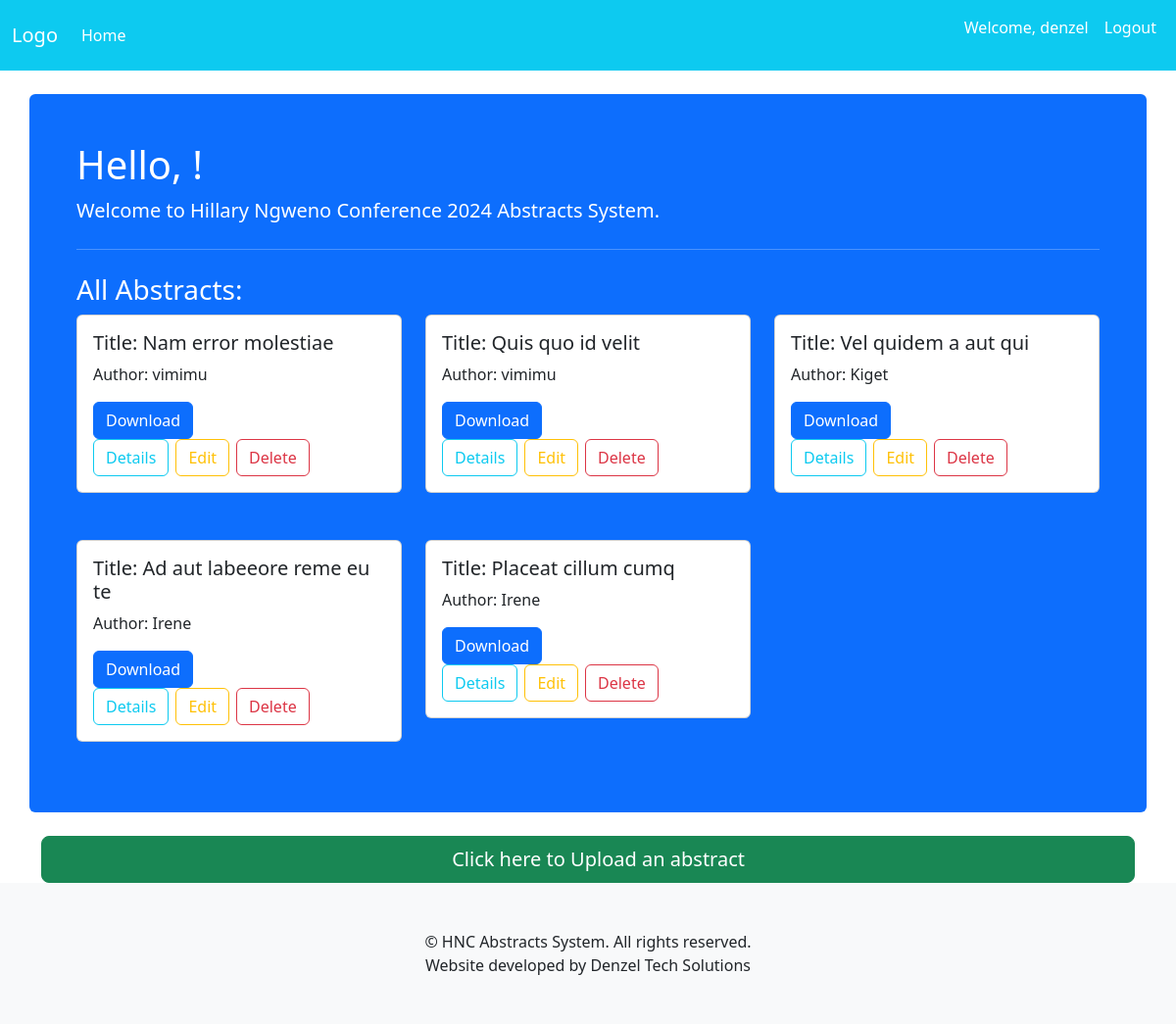
Screenshot of / (signed in) with the database file from the repository.
### accounts/models.py (models this page shows)
class CustomUser(AbstractUser):
    username = models.TextField(max_length=25, unique=True)
    email = models.EmailField(max_length=50, unique=True)
    phone = models.CharField(max_length=14)
    def get_full_name(self):
        return "{} {}".format(self.first_name, self.last_name)
    objects = CustomUserManager()

### abstracts/models.py (models this page shows, shortened)
class Abstract(models.Model):
    title = models.CharField(max_length=254)
    description = models.TextField(max_length=254)
    file = models.FileField(upload_to=abstract_file_path, null=True, blank=True)
    author = models.ForeignKey(CustomUser, on_delete=models.CASCADE)
    created_at = models.DateTimeField(auto_now_add=True)
    updated_at = models.DateTimeField(auto_now=True)

### accounts/views.py (the view)
# urls.py: 2. Add a URL to urlpatterns:  path('', views.home, name='home')
def home(request):
    user = request.user
    if user.is_authenticated and not user.is_anonymous:
        if user.is_superuser:
            abstracts = Abstract.objects.all()
        else:
            abstracts = Abstract.objects.filter(author=user)
    else:
        abstracts = Abstract.objects.none()  # To handle the anonymous user error
    context = {
        'user': user,
        'abstracts': abstracts
        }
    return render(request, "index.html", context)

### templates/index.html (shortened to what this page needs)
{% extends 'common/base.html' %}
{% block content %}
    <div class="container p-5 mt-4 bg-primary text-white rounded">
        <div class="jumbotron">
            {% if user.is_authenticated %}
                <h3 class="display-6">Hello, {{ user.get_full_name }}!</h3>
                <p class="lead">Welcome to Hillary Ngweno Conference 2024 Abstracts System.</p>
                {% if user.is_superuser %}
                    <hr class="my-4">
                    <h3>All Abstracts:</h3>
                    <div class="row row-cols-1 row-cols-md-2 row-cols-lg-3 g-4">
                        {% for abstract in abstracts %}
                            <div class="col mb-4">
                                <div class="card">
                                    <div class="card-body text-dark">
                                        <h5 class="card-title">Title: {{ abstract.title }}</h5>
                                        <p class="card-text">Author: {{ abstract.author }}</p>
                                        <a href="{{ abstract.file.url }}" download class="btn btn-primary">Download</a>
                                        <div class="btn-group" role="group" aria-label="Abstract Actions">
                                            <a href="{% url 'abstracts:details' abstract.id %}" class="btn btn-outline-info me-2 rounded">Details</a>
                                            <a href="{% url 'abstracts:edit' abstract.id %}" class="btn btn-outline-warning me-2 rounded">Edit</a>
                                            <a href="{% url 'abstracts:delete' abstract.id %}" class="btn btn-outline-danger rounded">Delete</a>
                                        </div>
                                    </div>
                                </div>
                            </div>
                        {% endfor %}
                    </div>
                {% endif %}
            {% endif %}
        </div>
    </div>
    <br>
    <div class="container text-center d-grid">
        <a href="{% url 'abstracts:upload' %}" class="btn btn-lg btn-success text-white btn-block hop-button">
            Click here to Upload an abstract
        </a>
    </div>
{% endblock %}

### templates/common/header.html (shortened to what this page needs)
<!DOCTYPE html>
<html lang="en">
<head>
    {% load static %}
    {% load bootstrap5 %}
    {% bootstrap_css %}
    <link rel="stylesheet" href="{% static 'custom_styles.css' %}">
</head>
<body>
    <header>
        <nav class="navbar navbar-expand-lg navbar-dark bg-info">
            <div class="container-fluid">
                <a class="navbar-brand" href="/">Logo</a>
                <div class="collapse navbar-collapse" id="navbarNav">
                    <ul class="navbar-nav me-auto">
                        <li class="nav-item">
                            <a class="nav-link text-white" href="/">Home</a>
                        </li>
                    </ul>
                    <ul class="navbar-nav ms-auto">
                        {% if user.is_authenticated %}
                            <li class="nav-item">
                                <p class="nav-link text-white">Welcome, {{ user.username }}</p>
                            </li>
                            <li class="nav-item">
                                <a class="nav-link text-white" href="{% url 'accounts:logout' %}">Logout</a>
                            </li>
                        {% endif %}
                    </ul>
                </div>
            </div>
        </nav>
    </header>
    <div class="container-fluid">
        {% block content %}{% endblock %}
    </div>
    {% include 'common/footer.html' %}
</body>
</html>

### static/custom_styles.css (style rules this page uses)
.text-white { color: white !important; }
.hop-button { animation: hop 2s infinite; }

### rows the page displays
CustomUser: username "denzel"
Abstract: title "Nam error molestiae", author "vimimu"
Abstract: title "Quis quo id velit", author "vimimu"
Abstract: title "Vel quidem a aut qui", author "Kiget"
Abstract: title "Ad aut labeeore reme eu te", author "Irene"
Abstract: title "Placeat cillum cumq", author "Irene"
